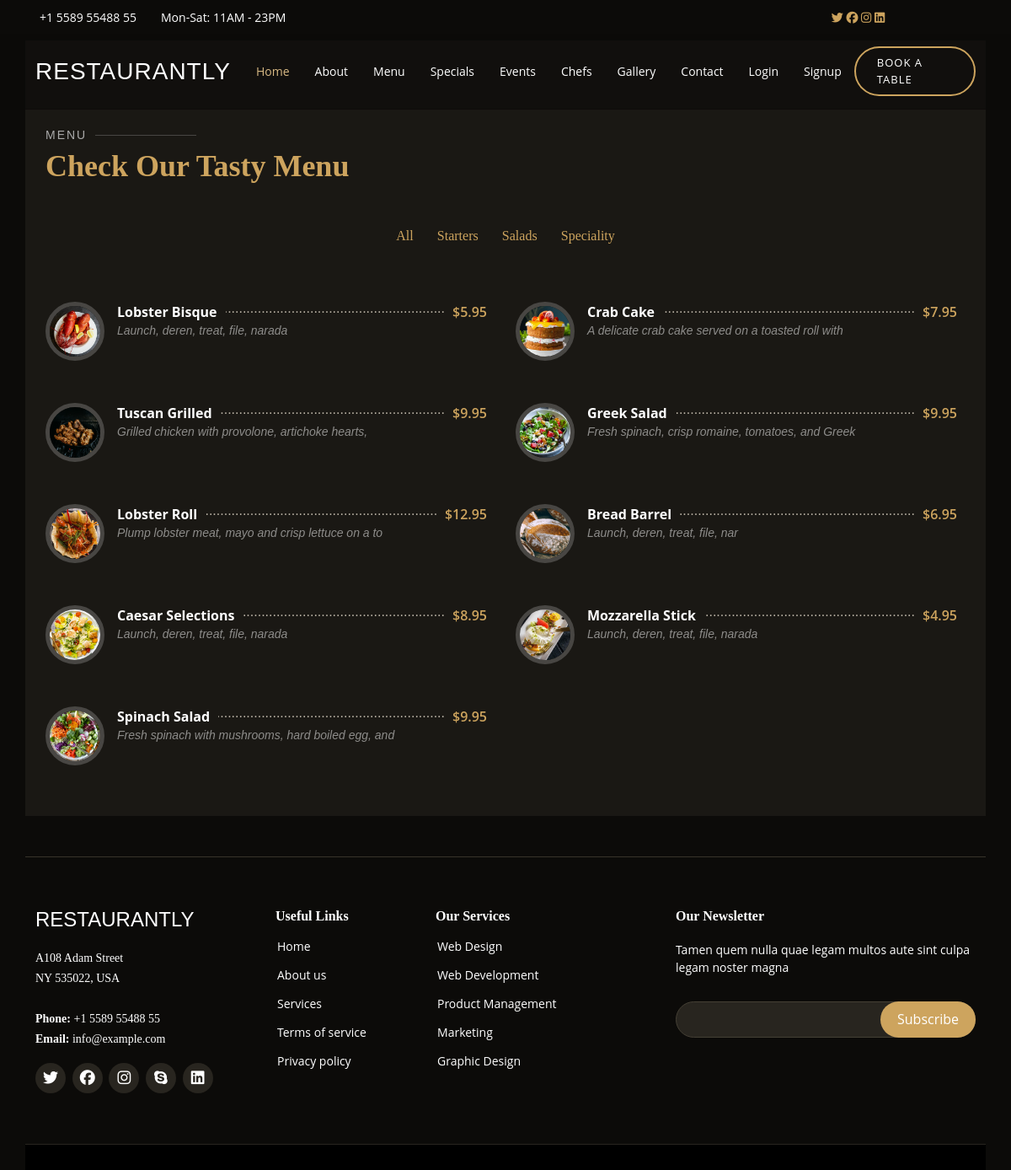
The app's page /menu/ with its own data.
### app/models.py (models this page shows, shortened)
class AllFood(models.Model):
    food_name = models.CharField(max_length=50)
    desc = models.CharField(max_length=50)
    price = models.FloatField()
    category = models.CharField(choices=category_choice, max_length=10)
    food_image = models.ImageField(upload_to='FoodImage')

### app/views.py (the view)
# urls.py: path('menu/', views.Menu.as_view(), name='menu'),
class Menu(View):
    def get(self, request):
        food = AllFood.objects.all()
        return render(request, 'menu.html', {'food': food})

### templates/menu.html (shortened to what this page needs)
{% extends 'base.html' %}
{% load static %}
{% block content %}
<section id="menu" class="menu section-bg mt-5">
  <div class="container mt-5" data-aos="fade-up">
    <div class="section-title">
      <h2>Menu</h2>
      <p>Check Our Tasty Menu</p>
    </div>
    <div class="row" data-aos="fade-up" data-aos-delay="100">
      <div class="col-lg-12 d-flex justify-content-center">
        <ul id="menu-flters">
          <li data-filter="*" class="filter-active"><a href="{% url 'menu' %}">All</a></li>
          <li data-filter=".filter-starters"><a href="{% url 'starter' %}">Starters</a> </li>
          <li data-filter=".filter-salads"><a href="{% url 'salad' %}">Salads</a> </li>
          <li data-filter=".filter-specialty"><a href="{% url 'speciality' %}">Speciality</a> </li>
        </ul>
      </div>
    </div>
    <div class="row menu-container" data-aos="fade-up" data-aos-delay="200">
{% for food in food %}
      <div class="col-lg-6 menu-item ">
        <img src="{{ food.food_image.url }}" class="menu-img" alt="">
        <div class="menu-content">
          <a href="{% url 'menu' food.id %}">{{ food.food_name }}</a><span>${{ food.price }}</span>
        </div>
        <div class="menu-ingredients">
          {{ food.desc }}
        </div>
      </div>
{% endfor %}
    </div>
  </div>
</section>
{% endblock content %}

### templates/base.html (shortened to what this page needs)
<!DOCTYPE html>
{% load static %}
<html lang="en">
<head>
    <link rel="stylesheet" href="{% static 'css/bootstrap.css' %}">
    <link rel="stylesheet" href="https://cdnjs.cloudflare.com/ajax/libs/font-awesome/6.4.2/css/all.min.css"
 />
    <link rel="stylesheet" href="{% static 'css/style.css' %}">
</head>
<body>
{% include 'navbar.html' %}
<div class="container">
    <div class="row">
      {% block content %}
      {% endblock content %}
    </div>
</div>
    <div class="container mt-5">
        <div class="row">
        {% include 'footer.html' %}
        </div>
    </div>
</body>
</html>

### templates/navbar.html (shortened to what this page needs)
  <div id="topbar" class="d-flex align-items-center fixed-top">
    <div class="container d-flex justify-content-center justify-content-md-between">
      <div class="contact-info d-flex align-items-center  col-sm-9">
        <i class="bi bi-phone d-flex align-items-center"><span>+1 5589 55488 55</span></i>
        <i class="bi bi-clock d-flex align-items-center ms-4"><span> Mon-Sat: 11AM - 23PM</span></i>
      </div>
                <div class="social col-sm-3 text-center">
                  <a href="#"><i class="fa-brands fa-twitter"></i></a>
                  <a href="#"><i class="fa-brands fa-facebook"></i></a>
                  <a href="#"><i class="fa-brands fa-instagram"></i></a>
                  <a href="#"><i class="fa-brands fa-linkedin"></i></a>
                </div>
    </div>
  </div>
  <header id="header" class="fixed-top d-flex align-items-cente">
    <div class="container-fluid container-xl d-flex align-items-center justify-content-lg-between">
      <h1 class="logo me-auto me-lg-0"><a href="{% url 'home' %}">Restaurantly</a></h1>
      <nav id="navbar" class="navbar order-last order-lg-0">
        <ul>
          <li><a class="nav-link scrollto active" href="{% url 'home' %}">Home</a></li>
          <li><a class="nav-link scrollto" href="{% url 'about' %}">About</a></li>
          <li><a class="nav-link scrollto" href="{% url 'menu' %}">Menu</a></li>
          <li><a class="nav-link scrollto" href="{% url 'special' %}">Specials</a></li>
          <li><a class="nav-link scrollto" href="{% url 'event' %}">Events</a></li>
          <li><a class="nav-link scrollto" href="{% url 'chef' %}">Chefs</a></li>
          <li><a class="nav-link scrollto" href="{% url 'gallery' %}">Gallery</a></li>
        {% if request.user.is_authenticated %}
          <li class="dropdown"><a href="{% url 'profile' %}"><span>{{request.user|capfirst}}</span> <i class="bi bi-chevron-down"></i></a>
            <ul>
              <li><a href="{% url 'showcart' %}">Cart</a></li>
              <li><a href="{% url 'order' %}">Order</a></li>
              <li><a href="{% url 'pass_change' %}">Reset Password</a></li>
              <li><a href="#">Forget Password</a></li>
              <li><a href="{% url 'logout' %}">Logout</a></li>
            </ul>
            <li><a class="nav-link scrollto" href="{% url 'biodata' %}">Entry Bio</a></li>
          </li>
          {% else %}
          <li><a class="nav-link scrollto" href="{% url 'contact' %}">Contact</a></li>
          <li><a class="nav-link scrollto" href="{% url 'login' %}">Login</a></li>
          <li><a class="nav-link scrollto" href="{% url 'signup' %}">Signup</a></li>
        </ul>
        {% endif %}
      </nav>
      <a href="{% url 'book_a_table' %}" class="book-a-table-btn scrollto d-none d-lg-flex">Book a table</a>
    </div>
  </header>

### templates/footer.html (shortened to what this page needs)
   <footer id="footer">
    <div class="footer-top ">
      <div class="container ">
        <div class="row">
          <div class="col-lg-3 col-md-6">
            <div class="footer-info">
              <h3>Restaurantly</h3>
              <p>
                A108 Adam Street <br>
                NY 535022, USA<br><br>
                <strong>Phone:</strong> +1 5589 55488 55<br>
                <strong>Email:</strong> info@example.com<br>
              </p>
              <div class="social-links mt-3">
                <a href="#" class="twitter"><i class="fa-brands fa-twitter"></i></a>
                <a href="#" class="facebook"><i class="fa-brands fa-facebook"></i></a>
                <a href="#" class="instagram"><i class="fa-brands fa-instagram"></i></a>
                <a href="#" class="google-plus"><i class="fa-brands fa-skype"></i></a>
                <a href="#" class="linkedin"><i class="fa-brands fa-linkedin"></i></a>
              </div>
            </div>
          </div>
          <div class="col-lg-2 col-md-6 footer-links">
            <h4>Useful Links</h4>
            <ul>
              <li> <a href="{% url 'home' %}">Home</a></li>
              <li> <a href="{% url 'about' %}">About us</a></li>
              <li> <a href="#">Services</a></li>
              <li> <a href="#">Terms of service</a></li>
              <li> <a href="#">Privacy policy</a></li>
            </ul>
          </div>
          <div class="col-lg-3 col-md-6 footer-links">
            <h4>Our Services</h4>
            <ul>
              <li> <a href="#">Web Design</a></li>
              <li> <a href="#">Web Development</a></li>
              <li> <a href="#">Product Management</a></li>
              <li> <a href="#">Marketing</a></li>
              <li> <a href="#">Graphic Design</a></li>
            </ul>
          </div>
          <div class="col-lg-4 col-md-6 footer-newsletter">
            <h4>Our Newsletter</h4>
            <p>Tamen quem nulla quae legam multos aute sint culpa legam noster magna</p>
            <form action="" method="post">
              <input type="email" name="email"><input type="submit" value="Subscribe">
            </form>
          </div>
        </div>
      </div>
    </div>
  </footer>

### records on screen
AllFood: food_image (picture), food_name "Lobster Bisque", price "5.95", desc "Launch, deren, treat, file, narada"
AllFood: food_image (picture), food_name "Crab Cake", price "7.95", desc "A delicate crab cake served on a toasted roll with"
AllFood: food_image (picture), food_name "Tuscan Grilled", price "9.95", desc "Grilled chicken with provolone, artichoke hearts,"
AllFood: food_image (picture), food_name "Greek Salad", price "9.95", desc "Fresh spinach, crisp romaine, tomatoes, and Greek"
AllFood: food_image (picture), food_name "Lobster Roll", price "12.95", desc "Plump lobster meat, mayo and crisp lettuce on a to"
AllFood: food_image (picture), food_name "Bread Barrel", price "6.95", desc "Launch, deren, treat, file, nar"
AllFood: food_image (picture), food_name "Caesar Selections", price "8.95", desc "Launch, deren, treat, file, narada"
AllFood: food_image (picture), food_name "Mozzarella Stick", price "4.95", desc "Launch, deren, treat, file, narada"
AllFood: food_image (picture), food_name "Spinach Salad", price "9.95", desc "Fresh spinach with mushrooms, hard boiled egg, and"
